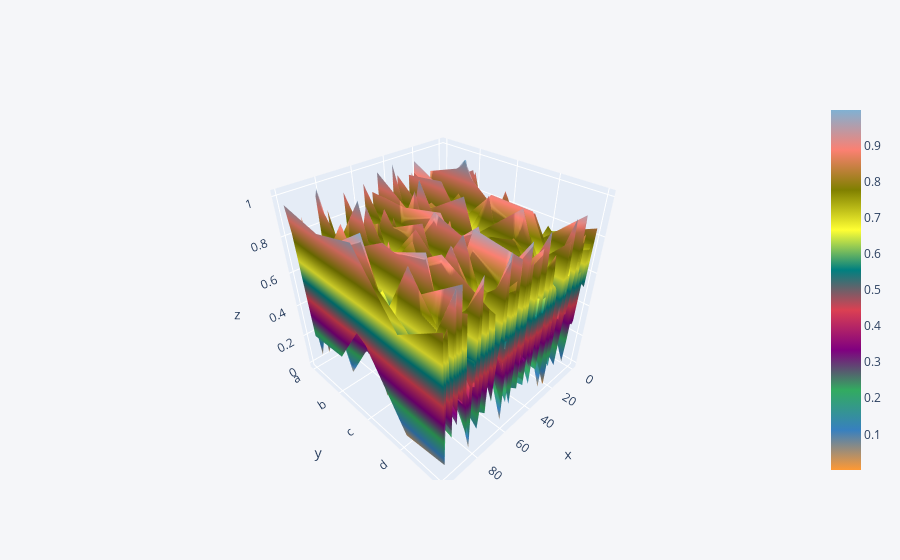

Source (notebook cell):
### Code cell
df.iplot(kind='surface')

### Figure 1 — Plotly figure (JSON) as saved in the notebook; plotly's stock layout.template omitted (floating-point values rounded to 4 significant figures; data arrays with more than 128 entries replaced by an {"elided": "..."} marker saying what was removed)
{"data": [{"colorscale": [[0, "rgb(255, 153, 51)"], [0.1111, "rgb(55, 128, 191)"], [0.2222, "rgb(50, 171, 96)"], [0.3333, "rgb(128, 0, 128)"], [0.4444, "rgb(219, 64, 82)"], [0.5556, "rgb(0, 128, 128)"], [0.6667, "rgb(255, 255, 51)"], [0.7778, "rgb(128, 128, 0)"], [0.8889, "rgb(251, 128, 114)"], [1, "rgb(128, 177, 211)"]], "type": "surface", "x": [0, 1, 2, 3, 4, 5, 6, 7, 8, 9, 10, 11, 12, 13, 14, 15, 16, 17, 18, 19, 20, 21, 22, 23, 24, 25, 26, 27, 28, 29, 30, 31, 32, 33, 34, 35, 36, 37, 38, 39, 40, 41, 42, 43, 44, 45, 46, 47, 48, 49, 50, 51, 52, 53, 54, 55, 56, 57, 58, 59, 60, 61, 62, 63, 64, 65, 66, 67, 68, 69, 70, 71, 72, 73, 74, 75, 76, 77, 78, 79, 80, 81, 82, 83, 84, 85, 86, 87, 88, 89, 90, 91, 92, 93, 94, 95, 96, 97, 98, 99], "y": ["a", "b", "c", "d", "e"], "z": {"elided": "5x100 float values"}}], "layout": {"legend": {"bgcolor": "#F5F6F9", "font": {"color": "#4D5663"}}, "paper_bgcolor": "#F5F6F9", "plot_bgcolor": "#F5F6F9", "title": {"font": {"color": "#4D5663"}}, "xaxis": {"gridcolor": "#E1E5ED", "showgrid": true, "tickfont": {"color": "#4D5663"}, "title": {"font": {"color": "#4D5663"}, "text": ""}, "zerolinecolor": "#E1E5ED"}, "yaxis": {"gridcolor": "#E1E5ED", "showgrid": true, "tickfont": {"color": "#4D5663"}, "title": {"font": {"color": "#4D5663"}, "text": ""}, "zerolinecolor": "#E1E5ED"}}}
